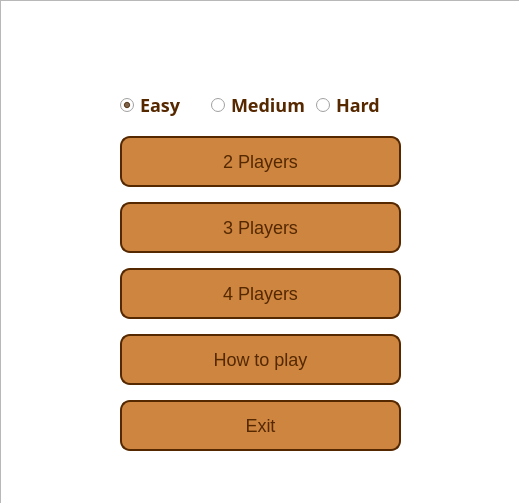
<?xml version="1.0" encoding="UTF-8"?>
<ui version="4.0">
 <class>MenuWindow</class>
 <widget class="QDialog" name="MenuWindow">
  <property name="geometry">
   <rect>
    <x>0</x>
    <y>0</y>
    <width>519</width>
    <height>503</height>
   </rect>
  </property>
  <property name="windowTitle">
   <string>Dialog</string>
  </property>
  <property name="styleSheet">
   <string notr="true">*{
font-size:18px;
font-family: &quot;fantasy&quot;;

color:#552800
}
QPushButton:pressed { background-color: #796A5D; }
QPushButton
{
height:47px;
width:120px;
color:#552800;
border-radius:15px;
background:#cd853f;
border-style: solid;
border-width: 2px;
border-radius: 10px;

}


</string>
  </property>
  <widget class="QGraphicsView" name="graphicsView">
   <property name="geometry">
    <rect>
     <x>0</x>
     <y>0</y>
     <width>521</width>
     <height>511</height>
    </rect>
   </property>
   <property name="styleSheet">
    <string notr="true">border-image:url(:/images/backgroundPic2.PNG)</string>
   </property>
  </widget>
  <widget class="QWidget" name="gridLayoutWidget">
   <property name="geometry">
    <rect>
     <x>120</x>
     <y>80</y>
     <width>281</width>
     <height>381</height>
    </rect>
   </property>
   <layout class="QGridLayout" name="gridLayout">
    <item row="0" column="1">
     <widget class="QRadioButton" name="radioButton_2">
      <property name="font">
       <font>
        <family>fantasy</family>
        <pointsize>-1</pointsize>
        <weight>75</weight>
        <bold>true</bold>
       </font>
      </property>
      <property name="text">
       <string>Medium</string>
      </property>
     </widget>
    </item>
    <item row="0" column="0">
     <widget class="QRadioButton" name="radioButton">
      <property name="font">
       <font>
        <family>fantasy</family>
        <pointsize>-1</pointsize>
        <weight>75</weight>
        <bold>true</bold>
       </font>
      </property>
      <property name="text">
       <string>Easy</string>
      </property>
      <property name="checked">
       <bool>true</bool>
      </property>
     </widget>
    </item>
    <item row="0" column="2">
     <widget class="QRadioButton" name="radioButton_3">
      <property name="font">
       <font>
        <family>fantasy</family>
        <pointsize>-1</pointsize>
        <weight>75</weight>
        <bold>true</bold>
       </font>
      </property>
      <property name="text">
       <string>Hard</string>
      </property>
      <property name="checked">
       <bool>false</bool>
      </property>
     </widget>
    </item>
    <item row="1" column="0" colspan="3">
     <widget class="QPushButton" name="players2Btn">
      <property name="styleSheet">
       <string notr="true"/>
      </property>
      <property name="text">
       <string>2 Players</string>
      </property>
     </widget>
    </item>
    <item row="2" column="0" colspan="3">
     <widget class="QPushButton" name="players3Btn">
      <property name="text">
       <string>3 Players</string>
      </property>
     </widget>
    </item>
    <item row="3" column="0" colspan="3">
     <widget class="QPushButton" name="players4Btn">
      <property name="text">
       <string>4 Players</string>
      </property>
     </widget>
    </item>
    <item row="4" column="0" colspan="3">
     <widget class="QPushButton" name="howToPlayBtn">
      <property name="text">
       <string>How to play</string>
      </property>
     </widget>
    </item>
    <item row="5" column="0" colspan="3">
     <widget class="QPushButton" name="exitBtn">
      <property name="text">
       <string>Exit</string>
      </property>
     </widget>
    </item>
   </layout>
  </widget>
 </widget>
 <resources/>
 <connections/>
</ui>
